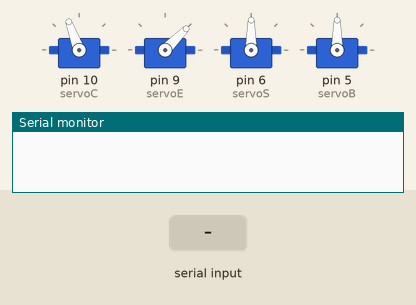
Recording of a sketch running on a simulated Arduino Uno, built with avr-gcc and run on an emulated ATmega328P. Shown: 4 × servo, the last lines printed to the serial monitor. The test bench sets the inputs (shaded band).

Above: at 1.2 s.
1.3 s: "90,45,200\n" received over Serial
At 2.1 s:
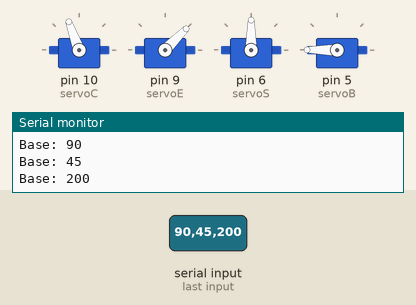
2.8 s: "30,150,10\n" received over Serial
At 3.2 s:
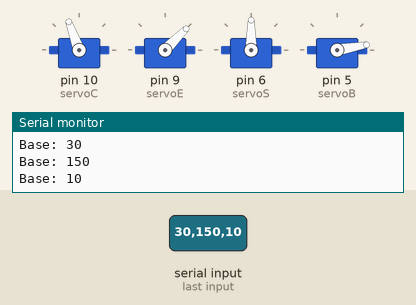
4.3 s: "30,150\n" received over Serial
At 5.5 s:
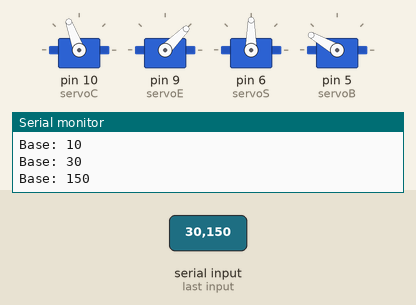
5.8 s: "90,45\n" received over Serial
At 6.6 s:
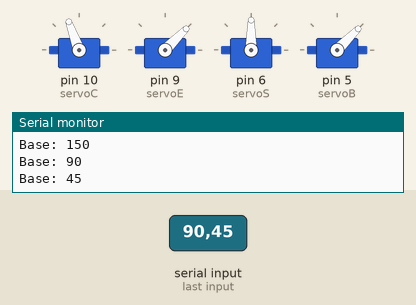
7.3 s: "90,45,200,10\n" received over Serial
At 8.0 s:
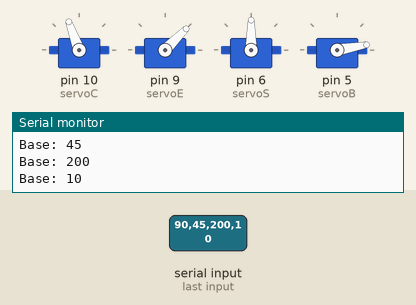
Timing chart, 0 to 9.8 s (numbered marks = the images above; inputs shaded):
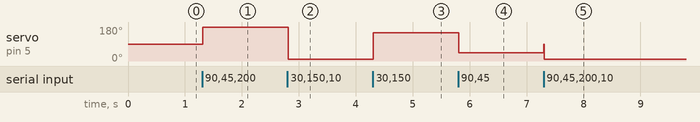

Measured:
- after the input at 1.3 s, servo on pin 5 (servoB): 90° → 180° at once
- after the input at 2.8 s, servo on pin 5 (servoB): 180° → 10° at once
- after the input at 4.3 s, servo on pin 5 (servoB): 10° → 150° at once
- after the input at 5.8 s, servo on pin 5 (servoB): 150° → 45° at once
- after the input at 7.3 s, servo on pin 5 (servoB): 45° → 10° at once

The sketch:

Serial_Communication_Test_Prev.ino
```cpp
#include <Servo.h>
//Servo set up
Servo servoC;
Servo servoE;
Servo servoS;
Servo servoB;
int angle_c = 0;
int angle_e = 0;
int angle_s = 0;
int angle_b = 0;

int setAngle_c = 90;
int setAngle_e = 45;
int setAngle_s = 90;
int setAngle_b = 90;


int timeCount = 0;

const int MaxChars = 13;
char strValue[MaxChars + 1];
int index = 0;

int count = 0;

int setPoint = 55;

void setup() {
  Serial.begin(9600);
  servoC.attach(10);
  servoE.attach(9);
  servoS.attach(6);
  servoB.attach(5);

  //reset mode:
  servoC.write(110);
  servoE.write(45);
  servoS.write(90);
  servoB.write(90);

}

void loop()
{
  while (!Serial.available())
  {
  }
  // Serial read section
  while (Serial.available())
  {
    char r = Serial.read();
    if (index < MaxChars && isDigit(r)) {
      strValue[index] = r;
      index++;
    }
    else if (r == 'c') {
      strValue[index] = 0;
      angle_c = atoi(strValue);
      strValue;
      index = 0;
    }
    else if (r == 'e') {
      strValue[index] = 0;
      angle_e = atoi(strValue);
      strValue;
      index = 0;
    }
    else if (r == 's') {
      strValue[index] = 0;
      angle_s = atoi(strValue);
      strValue;
      index = 0;
    }

    else {
      strValue[index] = 0;
      angle_b = atoi(strValue);

      if (angle_c > 0) {
        Serial.print("Claw: ");
        Serial.println(angle_c);
        servoC.write(angle_c);
      }
      if (angle_e > 0) {
        Serial.print("Elbow: ");
        Serial.println(angle_e);
        servoE.write(angle_e);
      }
      if (angle_s > 0) {
        Serial.print("Shoulder: ");
        Serial.println(angle_s);
        servoS.write(angle_s);
      }
      if (angle_b > 0) {
        Serial.print("Base: ");
        Serial.println(angle_b);
        servoB.write(angle_b);
      }
      //Serial.flush();

      strValue;
      index = 0;

    }
  }


  /* if(newAngle > 0 && newAngle < 180){
         if(newAngle < angle){
           for(; angle > newAngle; angle -=1) {
             myservo.write(angle);
           }
         }
         else {
           for(; angle < newAngle; angle +=1){
             myservo.write(angle);
           }
         }
       }
  */


}
```
